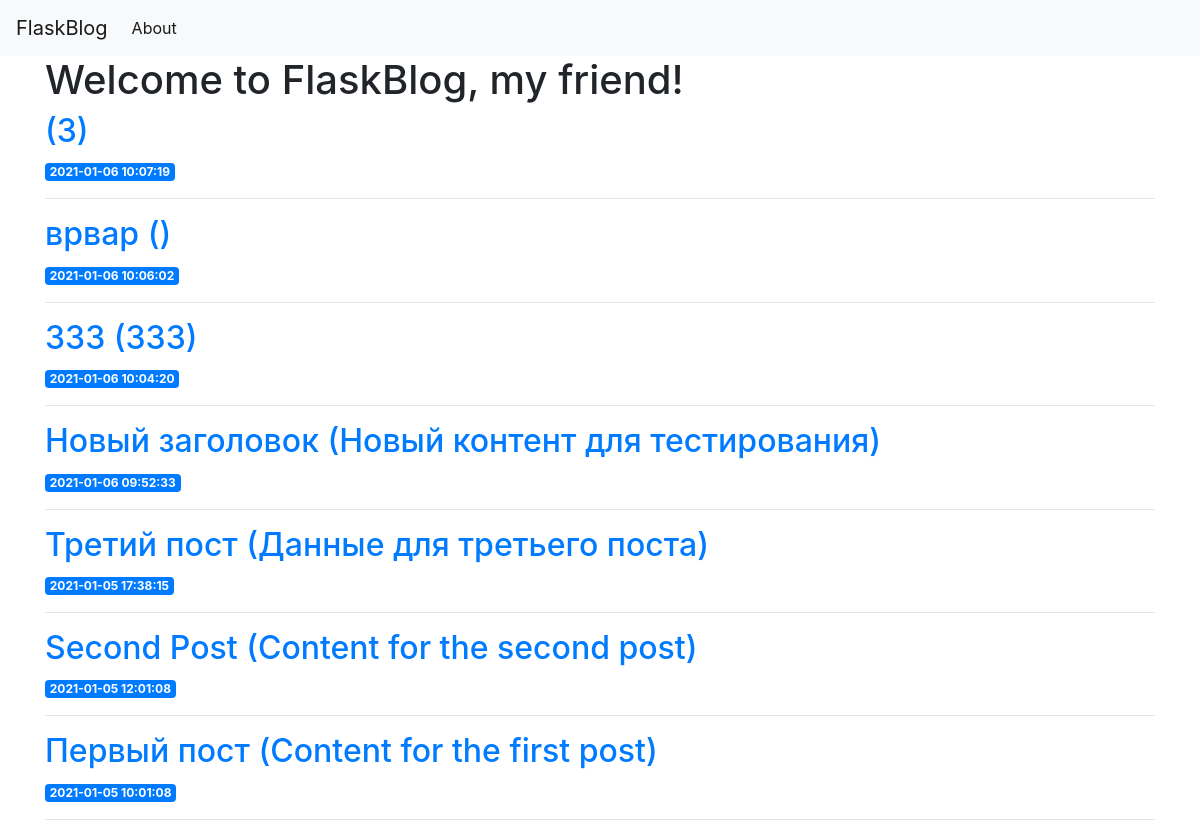
Before: / with the older database file.
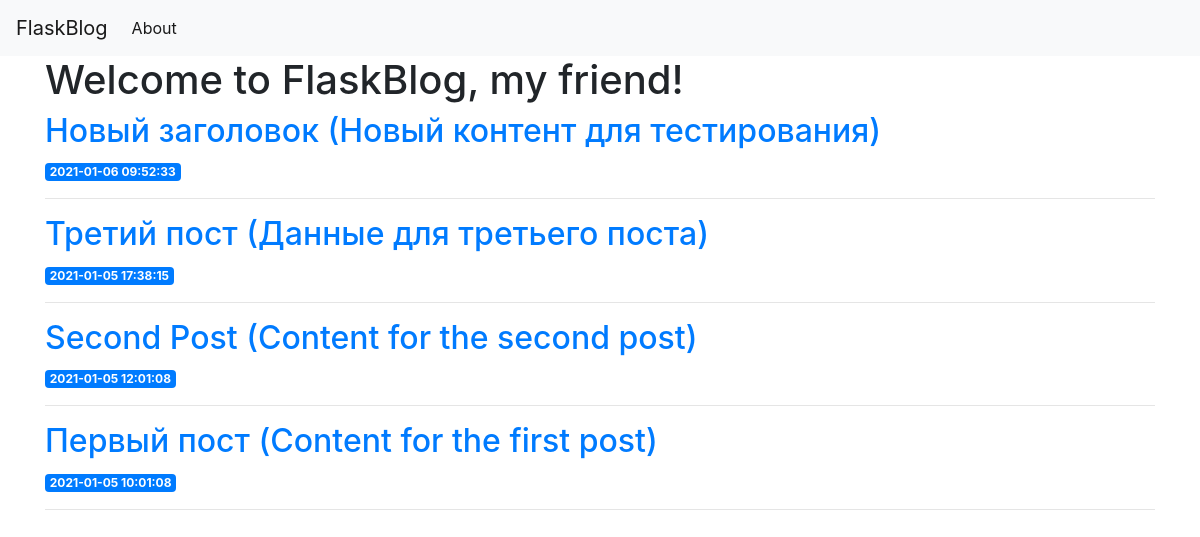
After: the same page with the newer database file.
### tables this page shows
CREATE TABLE posts (
    id INTEGER PRIMARY KEY AUTOINCREMENT,
    created TIMESTAMP NOT NULL DEFAULT CURRENT_TIMESTAMP,
    title TEXT NOT NULL,
    content TEXT NOT NULL
);

### app.py (the view)
@app.route('/')
def index():
    conn = get_db_connection() # открываем подключение к базе данных
    posts = conn.execute('SELECT * FROM posts ORDER BY created DESC').fetchall() # выполняем SQL-запрос. Метод fetchall() достает все строки запроса.
    conn.close() # Закрываем подключение к БД
    return render_template('index.html', posts = posts)

### app.py (called while the page is built)
def get_db_connection():
    conn = sqlite3.connect('database.db') #Открываем соединение с файлом базы данных database.db
    conn.row_factory = sqlite3.Row
    return conn

### templates/index.html
{% extends 'base.html' %}
{% block content %}
    <h1>{% block title %} Welcome to FlaskBlog, my friend! {% endblock %}</h1>
	{%for post in posts %}
	<a href="{{ url_for('post', post_id=post['id']) }}">
	    <h2>{{post['title'] + ' (' + post['content'] + ')'}}</h2>
		<span class="badge badge-primary">{{post['created']}}</span>
		<hr>
		{% endfor%}
	</a>
{% endblock %}

Changed rows visible on the page:
removed posts: title+content "(3)", created "2021-01-06 10:07:19"
removed posts: title+content "врвар ()", created "2021-01-06 10:06:02"
removed posts: title+content "333 (333)", created "2021-01-06 10:04:20"
